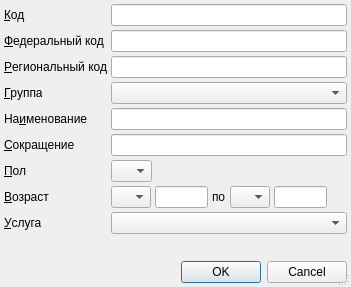
<?xml version="1.0" encoding="UTF-8"?>
<ui version="4.0">
 <class>ActionPropertyTemplateEditorDialog</class>
 <widget class="QDialog" name="ActionPropertyTemplateEditorDialog">
  <property name="geometry">
   <rect>
    <x>0</x>
    <y>0</y>
    <width>351</width>
    <height>287</height>
   </rect>
  </property>
  <property name="windowTitle">
   <string>ChangeMe!</string>
  </property>
  <property name="sizeGripEnabled">
   <bool>true</bool>
  </property>
  <layout class="QGridLayout">
   <property name="margin">
    <number>4</number>
   </property>
   <property name="spacing">
    <number>4</number>
   </property>
   <item row="7" column="3">
    <widget class="QLabel" name="lblAgeSep">
     <property name="sizePolicy">
      <sizepolicy hsizetype="Maximum" vsizetype="Preferred">
       <horstretch>0</horstretch>
       <verstretch>0</verstretch>
      </sizepolicy>
     </property>
     <property name="text">
      <string>по</string>
     </property>
     <property name="buddy">
      <cstring>cmbEndAgeUnit</cstring>
     </property>
    </widget>
   </item>
   <item row="7" column="1">
    <widget class="QComboBox" name="cmbBegAgeUnit">
     <property name="sizePolicy">
      <sizepolicy hsizetype="Preferred" vsizetype="Fixed">
       <horstretch>0</horstretch>
       <verstretch>0</verstretch>
      </sizepolicy>
     </property>
     <item>
      <property name="text">
       <string/>
      </property>
     </item>
     <item>
      <property name="text">
       <string>Д</string>
      </property>
     </item>
     <item>
      <property name="text">
       <string>Н</string>
      </property>
     </item>
     <item>
      <property name="text">
       <string>М</string>
      </property>
     </item>
     <item>
      <property name="text">
       <string>Г</string>
      </property>
     </item>
    </widget>
   </item>
   <item row="8" column="1" colspan="7">
    <widget class="CRBComboBox" name="cmbService"/>
   </item>
   <item row="7" column="6">
    <widget class="QLineEdit" name="edtEndAgeCount">
     <property name="sizePolicy">
      <sizepolicy hsizetype="Preferred" vsizetype="Fixed">
       <horstretch>0</horstretch>
       <verstretch>0</verstretch>
      </sizepolicy>
     </property>
     <property name="inputMask">
      <string>000; </string>
     </property>
     <property name="maxLength">
      <number>3</number>
     </property>
    </widget>
   </item>
   <item row="7" column="7">
    <spacer>
     <property name="orientation">
      <enum>Qt::Horizontal</enum>
     </property>
     <property name="sizeHint" stdset="0">
      <size>
       <width>71</width>
       <height>20</height>
      </size>
     </property>
    </spacer>
   </item>
   <item row="8" column="0">
    <widget class="QLabel" name="lblService">
     <property name="sizePolicy">
      <sizepolicy hsizetype="Maximum" vsizetype="Preferred">
       <horstretch>0</horstretch>
       <verstretch>0</verstretch>
      </sizepolicy>
     </property>
     <property name="text">
      <string>&amp;Услуга</string>
     </property>
     <property name="buddy">
      <cstring>cmbService</cstring>
     </property>
    </widget>
   </item>
   <item row="1" column="1" colspan="7">
    <widget class="QLineEdit" name="edtFederalCode"/>
   </item>
   <item row="10" column="0" colspan="8">
    <widget class="QDialogButtonBox" name="buttonBox">
     <property name="standardButtons">
      <set>QDialogButtonBox::Cancel|QDialogButtonBox::Ok</set>
     </property>
    </widget>
   </item>
   <item row="0" column="0">
    <widget class="QLabel" name="lblCode">
     <property name="sizePolicy">
      <sizepolicy hsizetype="Maximum" vsizetype="Preferred">
       <horstretch>0</horstretch>
       <verstretch>0</verstretch>
      </sizepolicy>
     </property>
     <property name="text">
      <string>&amp;Код</string>
     </property>
     <property name="buddy">
      <cstring>edtCode</cstring>
     </property>
    </widget>
   </item>
   <item row="5" column="1" colspan="7">
    <widget class="QLineEdit" name="edtAbbrev">
     <property name="minimumSize">
      <size>
       <width>200</width>
       <height>0</height>
      </size>
     </property>
    </widget>
   </item>
   <item row="2" column="0">
    <widget class="QLabel" name="lblRegionalCode">
     <property name="sizePolicy">
      <sizepolicy hsizetype="Maximum" vsizetype="Preferred">
       <horstretch>0</horstretch>
       <verstretch>0</verstretch>
      </sizepolicy>
     </property>
     <property name="text">
      <string>&amp;Региональный код</string>
     </property>
     <property name="buddy">
      <cstring>edtRegionalCode</cstring>
     </property>
    </widget>
   </item>
   <item row="4" column="0">
    <widget class="QLabel" name="lblName">
     <property name="sizePolicy">
      <sizepolicy hsizetype="Maximum" vsizetype="Preferred">
       <horstretch>0</horstretch>
       <verstretch>0</verstretch>
      </sizepolicy>
     </property>
     <property name="text">
      <string>На&amp;именование</string>
     </property>
     <property name="buddy">
      <cstring>edtName</cstring>
     </property>
    </widget>
   </item>
   <item row="7" column="0">
    <widget class="QLabel" name="lblAge">
     <property name="sizePolicy">
      <sizepolicy hsizetype="Maximum" vsizetype="Preferred">
       <horstretch>0</horstretch>
       <verstretch>0</verstretch>
      </sizepolicy>
     </property>
     <property name="text">
      <string>&amp;Возраст</string>
     </property>
     <property name="buddy">
      <cstring>cmbBegAgeUnit</cstring>
     </property>
    </widget>
   </item>
   <item row="3" column="1" colspan="7">
    <widget class="CActionPropertyTemplateComboBox" name="cmbGroup"/>
   </item>
   <item row="7" column="4" colspan="2">
    <widget class="QComboBox" name="cmbEndAgeUnit">
     <property name="sizePolicy">
      <sizepolicy hsizetype="Preferred" vsizetype="Fixed">
       <horstretch>0</horstretch>
       <verstretch>0</verstretch>
      </sizepolicy>
     </property>
     <item>
      <property name="text">
       <string/>
      </property>
     </item>
     <item>
      <property name="text">
       <string>Д</string>
      </property>
     </item>
     <item>
      <property name="text">
       <string>Н</string>
      </property>
     </item>
     <item>
      <property name="text">
       <string>М</string>
      </property>
     </item>
     <item>
      <property name="text">
       <string>Г</string>
      </property>
     </item>
    </widget>
   </item>
   <item row="9" column="0">
    <spacer>
     <property name="orientation">
      <enum>Qt::Vertical</enum>
     </property>
     <property name="sizeHint" stdset="0">
      <size>
       <width>73</width>
       <height>231</height>
      </size>
     </property>
    </spacer>
   </item>
   <item row="3" column="0">
    <widget class="QLabel" name="lblGroup">
     <property name="sizePolicy">
      <sizepolicy hsizetype="Maximum" vsizetype="Preferred">
       <horstretch>0</horstretch>
       <verstretch>0</verstretch>
      </sizepolicy>
     </property>
     <property name="text">
      <string>&amp;Группа</string>
     </property>
     <property name="buddy">
      <cstring>cmbGroup</cstring>
     </property>
    </widget>
   </item>
   <item row="1" column="0">
    <widget class="QLabel" name="lblFederalCode">
     <property name="sizePolicy">
      <sizepolicy hsizetype="Maximum" vsizetype="Preferred">
       <horstretch>0</horstretch>
       <verstretch>0</verstretch>
      </sizepolicy>
     </property>
     <property name="text">
      <string>&amp;Федеральный код</string>
     </property>
     <property name="buddy">
      <cstring>edtFederalCode</cstring>
     </property>
    </widget>
   </item>
   <item row="5" column="0">
    <widget class="QLabel" name="lblAbbrev">
     <property name="sizePolicy">
      <sizepolicy hsizetype="Maximum" vsizetype="Preferred">
       <horstretch>0</horstretch>
       <verstretch>0</verstretch>
      </sizepolicy>
     </property>
     <property name="text">
      <string>&amp;Сокращение</string>
     </property>
     <property name="buddy">
      <cstring>edtAbbrev</cstring>
     </property>
    </widget>
   </item>
   <item row="6" column="0">
    <widget class="QLabel" name="lblSex">
     <property name="sizePolicy">
      <sizepolicy hsizetype="Maximum" vsizetype="Preferred">
       <horstretch>0</horstretch>
       <verstretch>0</verstretch>
      </sizepolicy>
     </property>
     <property name="text">
      <string>&amp;Пол</string>
     </property>
     <property name="buddy">
      <cstring>cmbSex</cstring>
     </property>
    </widget>
   </item>
   <item row="0" column="1" colspan="7">
    <widget class="QLineEdit" name="edtCode"/>
   </item>
   <item row="7" column="2">
    <widget class="QLineEdit" name="edtBegAgeCount">
     <property name="sizePolicy">
      <sizepolicy hsizetype="Preferred" vsizetype="Fixed">
       <horstretch>0</horstretch>
       <verstretch>0</verstretch>
      </sizepolicy>
     </property>
     <property name="inputMask">
      <string>000; </string>
     </property>
     <property name="maxLength">
      <number>3</number>
     </property>
    </widget>
   </item>
   <item row="4" column="1" colspan="7">
    <widget class="QLineEdit" name="edtName">
     <property name="minimumSize">
      <size>
       <width>200</width>
       <height>0</height>
      </size>
     </property>
    </widget>
   </item>
   <item row="2" column="1" colspan="7">
    <widget class="QLineEdit" name="edtRegionalCode"/>
   </item>
   <item row="6" column="1" colspan="7">
    <widget class="QComboBox" name="cmbSex">
     <property name="sizePolicy">
      <sizepolicy hsizetype="Maximum" vsizetype="Fixed">
       <horstretch>0</horstretch>
       <verstretch>0</verstretch>
      </sizepolicy>
     </property>
     <item>
      <property name="text">
       <string/>
      </property>
     </item>
     <item>
      <property name="text">
       <string>М</string>
      </property>
     </item>
     <item>
      <property name="text">
       <string>Ж</string>
      </property>
     </item>
    </widget>
   </item>
  </layout>
 </widget>
 <customwidgets>
  <customwidget>
   <class>CRBComboBox</class>
   <extends>QComboBox</extends>
   <header>library/crbcombobox.h</header>
  </customwidget>
  <customwidget>
   <class>CActionPropertyTemplateComboBox</class>
   <extends>QComboBox</extends>
   <header>Events/ActionPropertyTemplateComboBox.h</header>
  </customwidget>
 </customwidgets>
 <tabstops>
  <tabstop>edtCode</tabstop>
  <tabstop>edtFederalCode</tabstop>
  <tabstop>edtRegionalCode</tabstop>
  <tabstop>cmbGroup</tabstop>
  <tabstop>edtName</tabstop>
  <tabstop>edtAbbrev</tabstop>
  <tabstop>cmbSex</tabstop>
  <tabstop>cmbBegAgeUnit</tabstop>
  <tabstop>edtBegAgeCount</tabstop>
  <tabstop>cmbEndAgeUnit</tabstop>
  <tabstop>edtEndAgeCount</tabstop>
  <tabstop>cmbService</tabstop>
 </tabstops>
 <resources/>
 <connections>
  <connection>
   <sender>buttonBox</sender>
   <signal>accepted()</signal>
   <receiver>ActionPropertyTemplateEditorDialog</receiver>
   <slot>accept()</slot>
   <hints>
    <hint type="sourcelabel">
     <x>174</x>
     <y>258</y>
    </hint>
    <hint type="destinationlabel">
     <x>174</x>
     <y>137</y>
    </hint>
   </hints>
  </connection>
  <connection>
   <sender>buttonBox</sender>
   <signal>rejected()</signal>
   <receiver>ActionPropertyTemplateEditorDialog</receiver>
   <slot>reject()</slot>
   <hints>
    <hint type="sourcelabel">
     <x>174</x>
     <y>258</y>
    </hint>
    <hint type="destinationlabel">
     <x>174</x>
     <y>137</y>
    </hint>
   </hints>
  </connection>
 </connections>
</ui>
